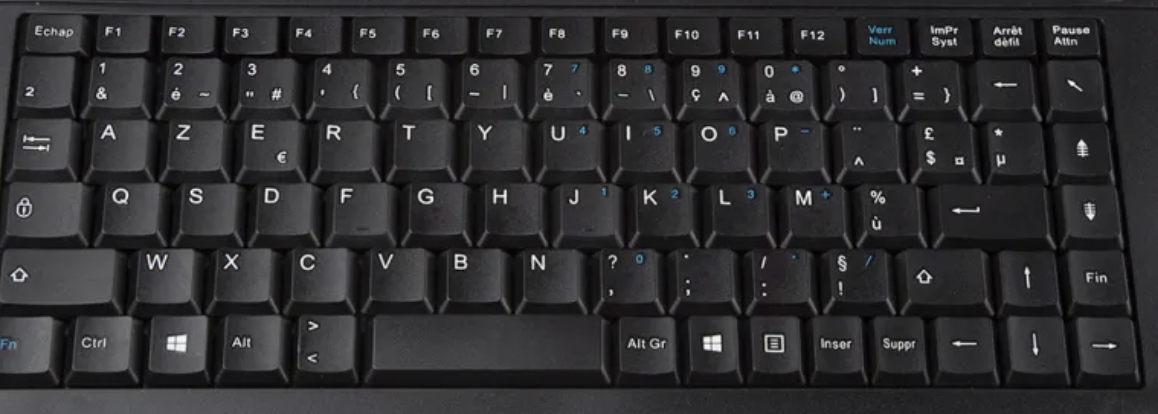
#> input picture data/inputs/ANSI-WIN-AZERTY-1.png, 1158 x 414 px
$ python -i advanced_preprocessing.py   (imports and definitions only)
#> lines starting #> are read from the running program, lines starting #| are printed output that depends on the picture; after the words box and inside, x2 and y2 are one past the last pixel; in counts of white or black regions, pixels touching at a corner belong together
#> further down, picture is the input picture: shape (414, 1158, 3); mean B, G, R 48, 46.2, 46.7
"""
Prétraitement Brute Force : Seuillage Adaptatif
"""
import cv2
import numpy as np

def extract_smart_roi(image, debug=False):
    """
    Zone fixe large. On ne prend pas de risques.
    """
    h, w = image.shape[:2]
    # Zone 15% à 60% (Cœur du clavier)
    roi = image[int(h*0.15):int(h*0.60), :]

    # Normalisation Hauteur 600px
    target_height = 600
    ratio = target_height / roi.shape[0]
    target_width = int(roi.shape[1] * ratio)

    return cv2.resize(roi, (target_width, target_height), interpolation=cv2.INTER_LANCZOS4)

def preprocess_for_text_ocr(image):
    """
    Retourne l'image binaire brute.
    On ne filtre plus les contours (trop risqué pour les textes fins).
    """
    if len(image.shape) == 3:
        gray = cv2.cvtColor(image, cv2.COLOR_BGR2GRAY)
    else:
        gray = image

    # Augmentation du contraste locale (CLAHE)
    clahe = cv2.createCLAHE(clipLimit=2.0, tileGridSize=(8, 8))
    enhanced = clahe.apply(gray)
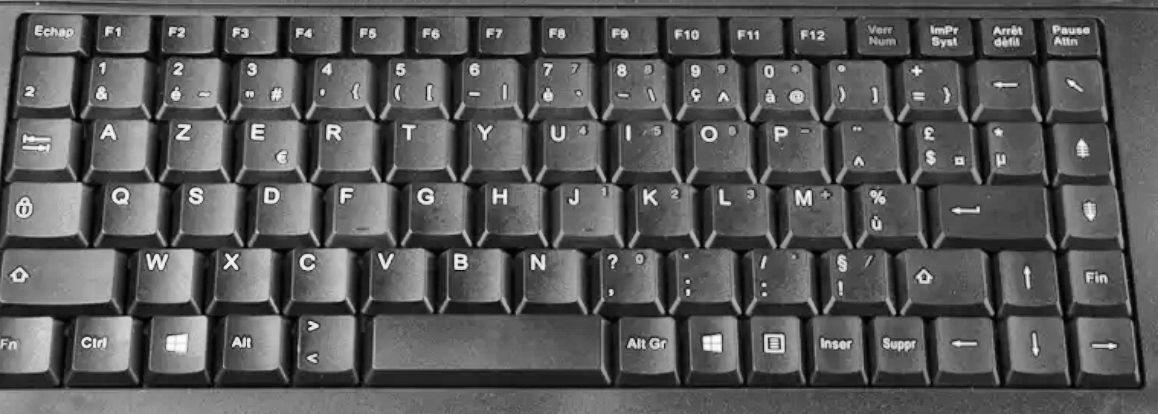
#> enhanced: shape (414, 1158); min 0, max 254, mean 88.9

    # SEUILLAGE ADAPTATIF (Le plus robuste)
    # Il calcule le seuil pour chaque petite zone de l'image.
    # Block Size 21, C=10 (Ajusté pour réduire le bruit)
    binary = cv2.adaptiveThreshold(
        enhanced, 255,
        cv2.ADAPTIVE_THRESH_GAUSSIAN_C,
        cv2.THRESH_BINARY,
        21, 10
    )
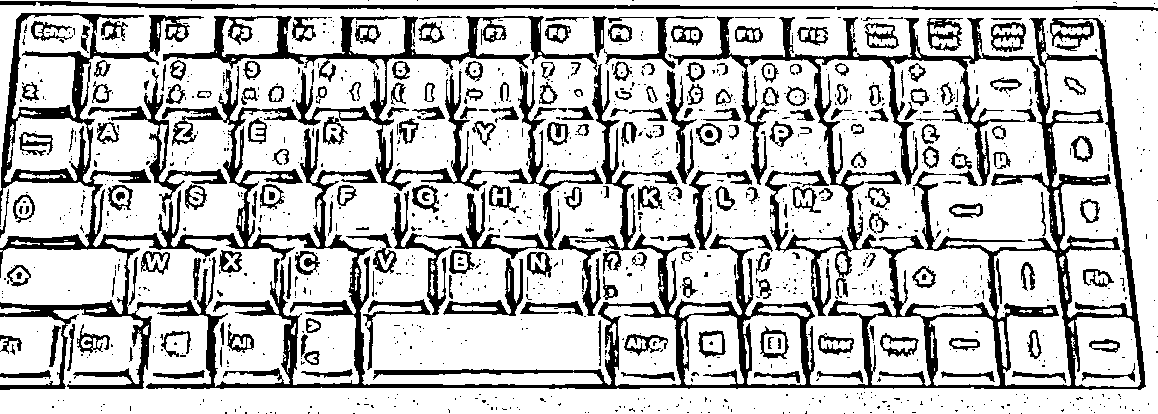
#> binary: shape (414, 1158); 75.7% white; 1157 black regions (933 under 20 px), largest, box (x1, y1, x2, y2) and area: (0, 13, 1146, 390) 71948, (0, 1, 1158, 11) 4011, (88, 68, 227, 216) 1941

    # Nettoyage léger (bruit de sel/poivre) mais sans toucher aux lettres
    # Denoising
    final = cv2.fastNlMeansDenoising(binary, None, 10, 7, 21)

    return final

>>> import cv2
>>> picture = cv2.imread('../data/inputs/ANSI-WIN-AZERTY-1.png')
>>> result = preprocess_for_text_ocr(picture)
